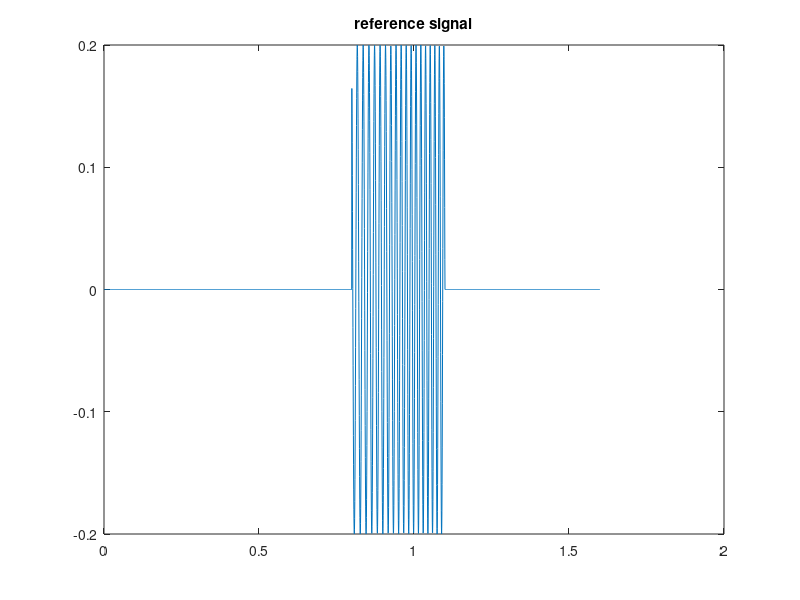
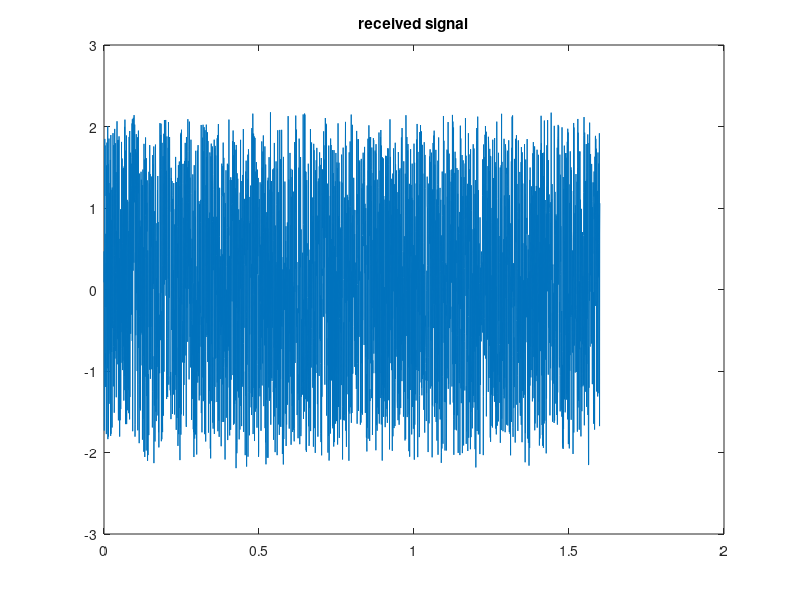
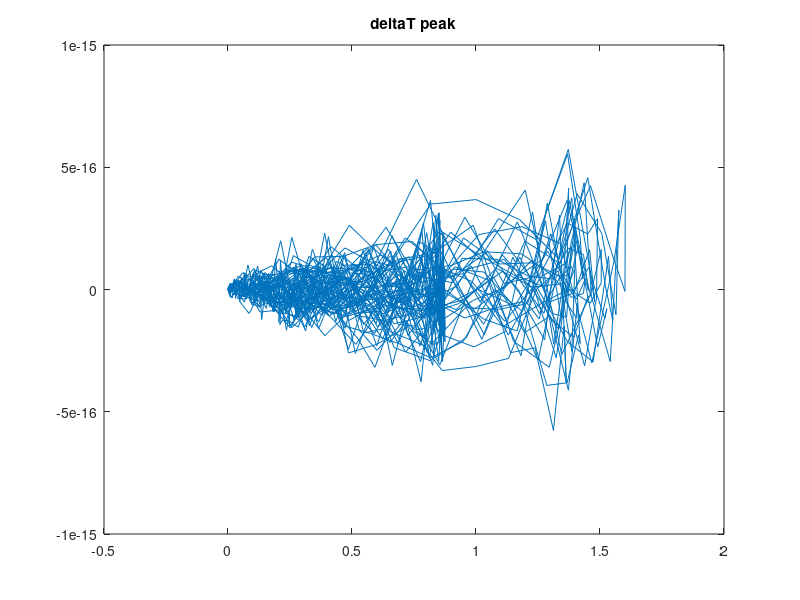

MATLAB code to generate these figures, in order:
deltaT=.8;
pulselength=.3;
f=200;
PI=0.2;
fs=2000;
%%T=length(sig)/fs;
t=(0:(1/fs):2*deltaT-(1/fs))';
sig=PI*sin(f*t.^2); %%+4*rand(1,length(t))-2;
%%received signal is what the receiver picks up at each value of t
%%Fs is the sampling rate at which we sample from the received signal
tt=(0:(1/fs):2*deltaT-(1/fs));
%%%% signal with random noise on top of the sine wave
yy=[zeros(1,fs*deltaT-1) PI*sin(f*(tt(1,[round(deltaT*fs):round((deltaT+pulselength)*fs)]).^2)) zeros(1,round((deltaT-pulselength)*fs))];
for i=1:(deltaT*fs)
    sig(i)=0; %4*rand-2;
end
for i=1:(deltaT-pulselength)*fs
    sig(i+(deltaT+pulselength)*fs)=0; %4*rand-2;
end
for i=1:(deltaT*fs)
    sig1(i)=0; %4*rand-2;
end
for i=1:(deltaT-pulselength)*fs
    sig1(i+(deltaT+pulselength)*fs)=0; %4*rand-2;
end
sig1=PI*sin(f*tt.^2)+4*rand(1,length(tt))-2;
x=zeros(1,2*deltaT*fs);
figure
plot(tt,yy);
title 'reference signal'
figure
plot(tt,sig1)
title 'received signal'

%moving average filter
N=length(sig);
tap=20;
for i=tap:N
    temp=0;
    for j=0:tap-1
        temp=temp+sig(i-j);
    end
    x(i)=temp/tap;
end

%reference signal that I want to find and filter out the noise
h=zeros(1,pulselength*fs);
for i=1:round(pulselength*fs)
   h(i)=sin(t(i+round(deltaT*fs)).^2);
end

%the time domain signals must be the same length - so pad them with zeros
lh=length(h);
lx=length(x);

h=[h zeros(1,lx)];
x=[x zeros(1,lh)];

%invert the signal and fft them both
w=flipud(h);
W=fft(w);
X=fft(x);

%convolute and ifft the result
Y=X.*W;
y=ifft(Y);

%square the result to give more pronouced peaks
OUT=y.^2;
figure
plot(OUT)
title 'deltaT peak'
%%%finding the peak
[max,index]=max(OUT);
%%%converting the index of the peak to an actual time
deltaTT=(index-pulselength*fs)/fs;